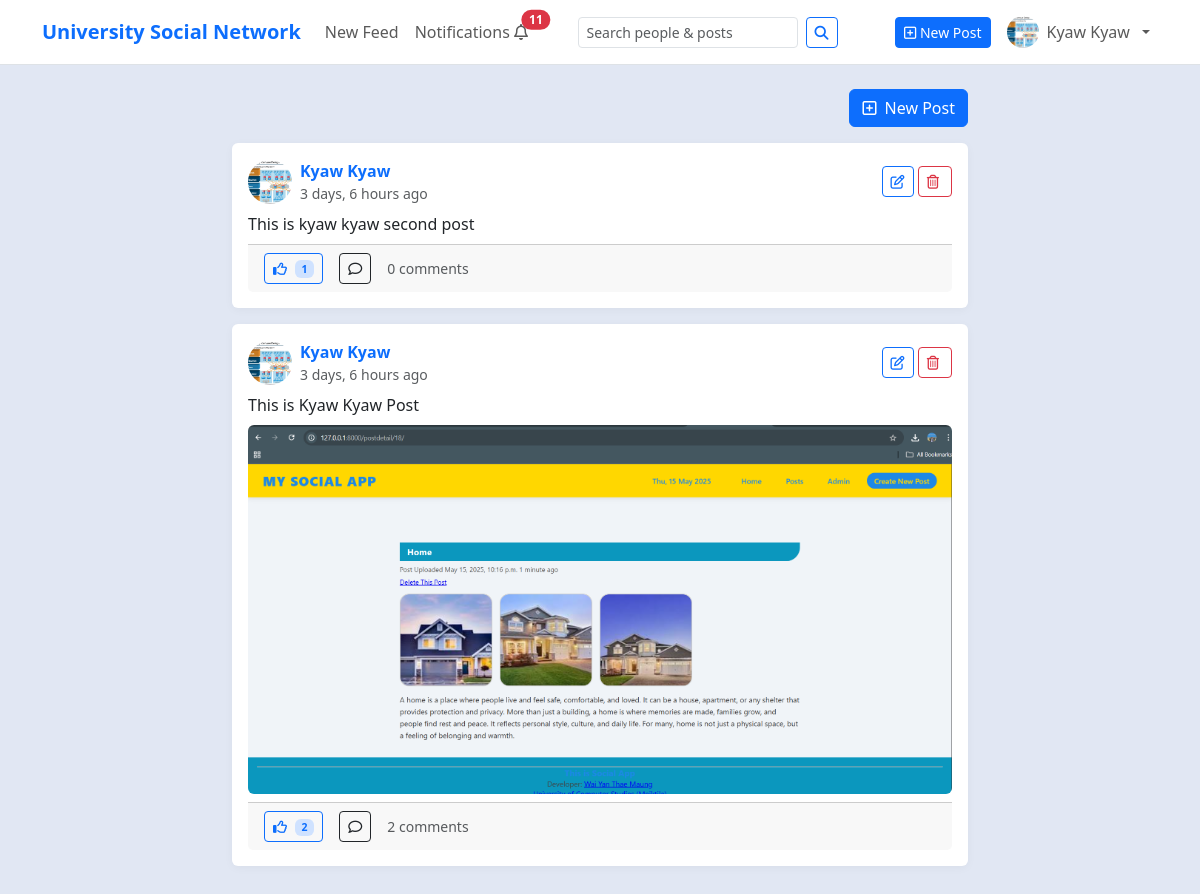
Page /posts/author/6/ (signed in) on the earlier database version.
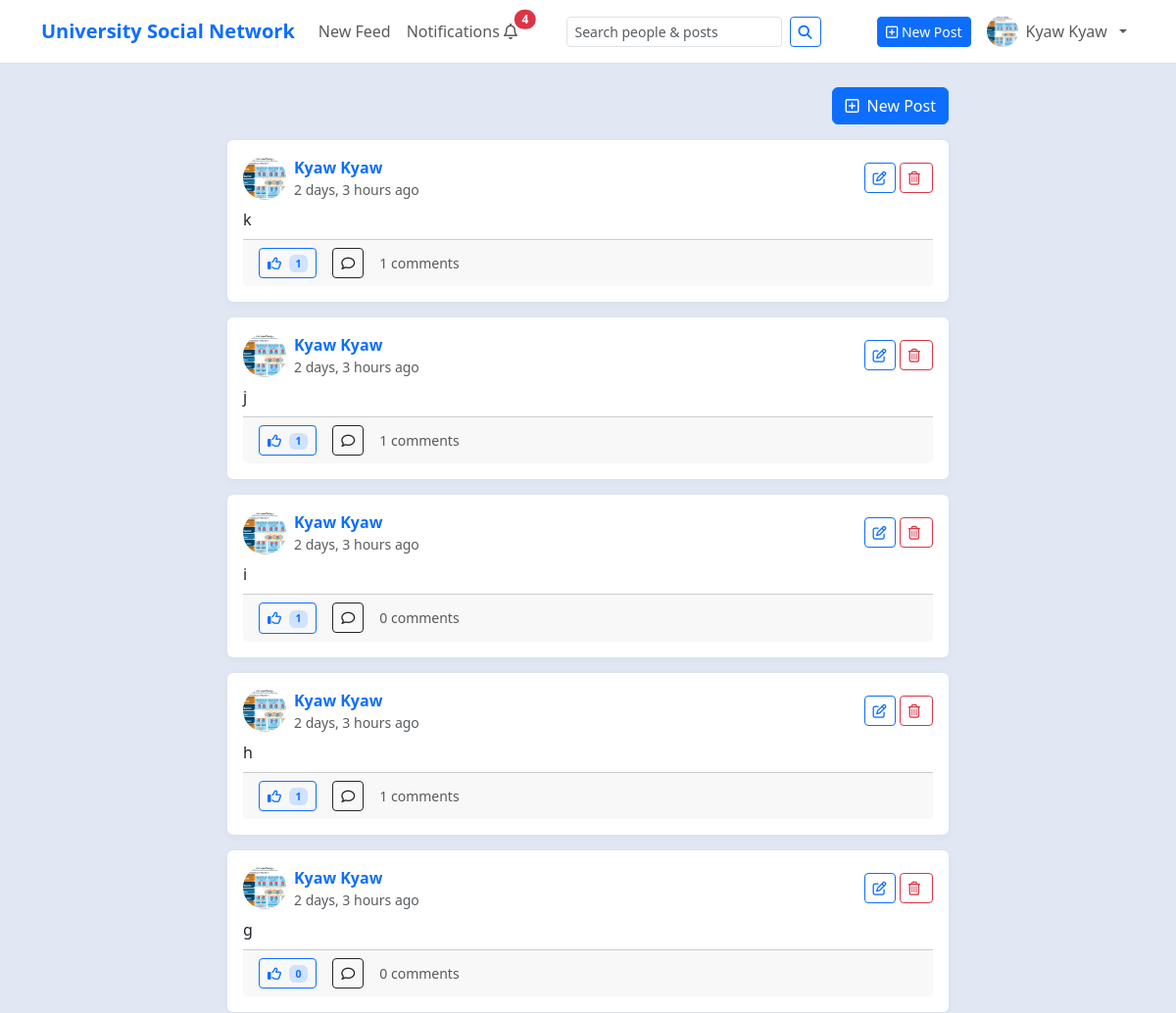
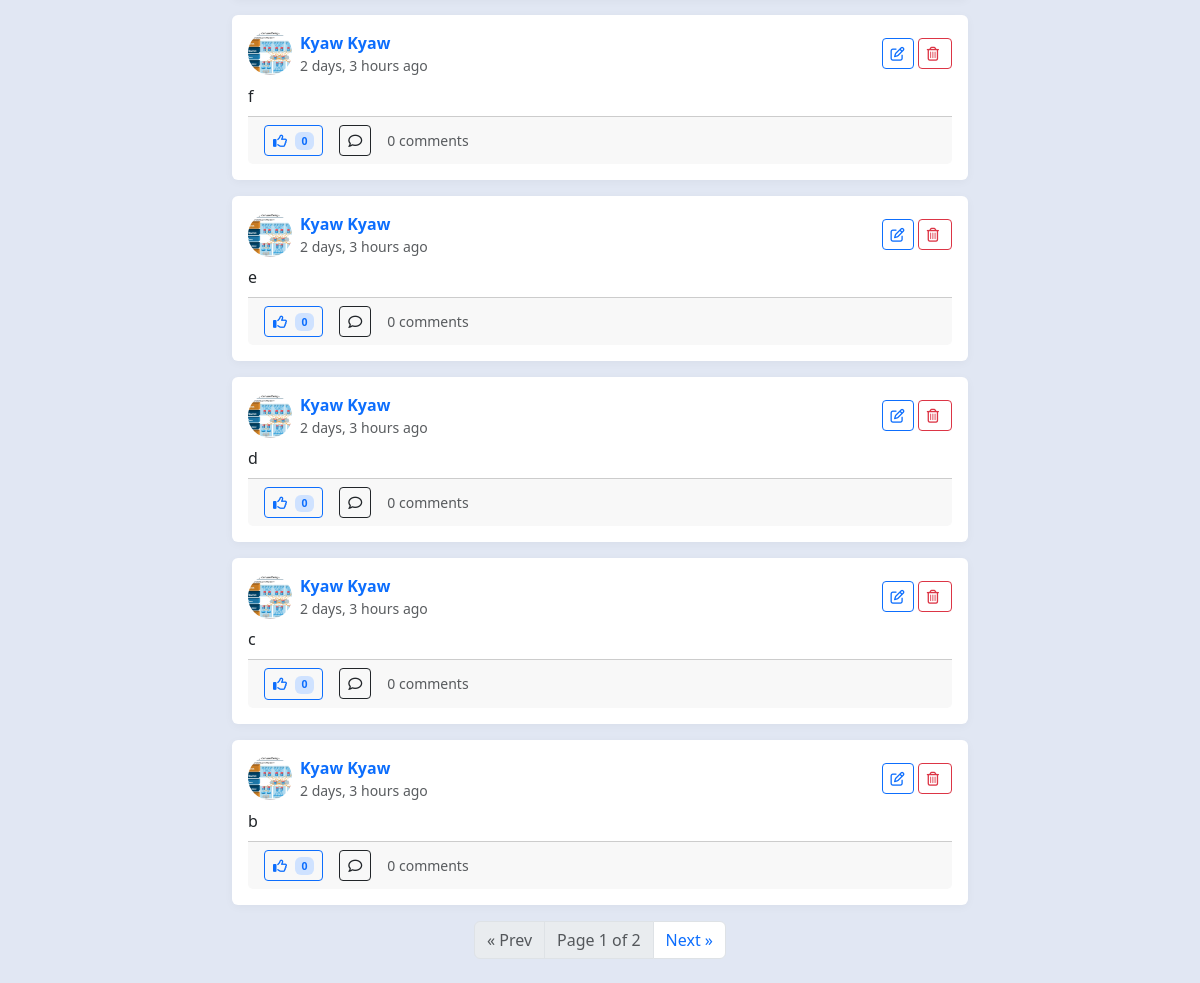
Same page on the later database version (2 pictures, top to bottom).
### myapp/models.py (models this page shows, shortened)
class Post(models.Model):
    author = models.ForeignKey(settings.AUTH_USER_MODEL, on_delete=models.CASCADE, related_name="posts")
    text = models.TextField(blank=True)
    photo = models.ImageField(upload_to='post', blank=True, null=True)
    is_edited = models.BooleanField(default=False)
    created_at = models.DateTimeField(default=timezone.now, db_index=True)
    updated_at = models.DateTimeField(auto_now=True)
    comments_count = models.PositiveIntegerField(default=0)
    likes_count = models.PositiveIntegerField(default=0)
    saves_count = models.PositiveIntegerField(default=0)
    class Meta:
        indexes = [
            models.Index(fields=["-created_at"]),
            models.Index(fields=["author", "-created_at"]),
        ]

class Profile(models.Model):
    MAJOR = [
        ('CST', 'CST'),
        ('CS',  'Computer Science (CS)'),
        ('CT',  'Computer Technology (CT)'),
    ]
    ACADEMIC_YEAR = [
        ('FIRST_YEAR',  'first year'),
        ('SECOND_YEAR', 'Second year'),
        ('THIRD_YEAR',  'Third year'),
        ('FORUTH_YEAR', 'Fourth year'),
        ('FINAL_YEAR',  'Final year'),
    ]
    user = models.OneToOneField(
        settings.AUTH_USER_MODEL,
        on_delete=models.CASCADE,
        related_name="profile",
    )
    full_name = models.CharField(max_length=150, blank=True)
    bio = models.TextField(blank=True)
    major = models.CharField(max_length=15, choices=MAJOR, blank=True, null=True)
    year = models.CharField(max_length=15, choices=ACADEMIC_YEAR, blank=True, null=True)
    roll_no = models.CharField(max_length=15, blank=True, null=True)
    photo = models.ImageField(upload_to='profile', blank=True, null=True)
    phone_no = models.CharField(max_length=15, blank=True, null=True)
    posts_count = models.PositiveIntegerField(default=0)
    followers_count = models.PositiveIntegerField(default=0)
    following_count = models.PositiveIntegerField(default=0)

### myapp/views.py (the view)
# urls.py: path("posts/author/<int:user_id>/", views.posts_by_author, name="posts-by-author"),
@login_required
def posts_by_author(request, user_id):
    qs = (
        Post.objects.select_related("author", "author__profile")
        .filter(author_id=user_id)
        .order_by("-created_at")
    )
    page_obj = _paginate(request, qs, per_page=10)
    return render(request, "social/feed.html", {"page_obj": page_obj})

### myapp/context_processors.py (called while the page is built)
def unread_notifications_count(request):
    if request.user.is_authenticated:
        c = Notification.objects.filter(recipient=request.user, is_read=False).count()
    else:
        c = 0
    return {'unread_count': c}

### myapp/views.py (called while the page is built)
def _paginate(request, queryset, per_page=10):
    page_number = request.GET.get("page", 1)
    paginator = Paginator(queryset, per_page)
    try:
        page_obj = paginator.page(page_number)
    except PageNotAnInteger:
        page_obj = paginator.page(1)
    except EmptyPage:
        page_obj = paginator.page(paginator.num_pages)
    return page_obj

### templates/social/feed.html (shortened to what this page needs)
{% extends "social/base.html" %}
{% load static %}
{% block content %}
<div class="row">
  <div class="col-lg-8 mx-auto">
    <div class="d-flex justify-content-end mb-3">
      <a class="btn btn-primary" href="{% url 'social:post-create' %}">
        <i class="fa-regular fa-square-plus me-1"></i> New Post
      </a>
    </div>
    {% for post in page_obj %}
      {% include "social/post_card.html" with post=post %}
    {% empty %}
      <div class="alert alert-info">
        No posts yet. Follow someone or create your first post!
      </div>
    {% endfor %}
    {% include "social/pagination.html" with page_obj=page_obj %}
  </div>
</div>
{% endblock %}

### templates/social/nav_bar.html (shortened to what this page needs)
{% load static %}
<nav class="navbar navbar-expand-lg navbar-light bg-white border-bottom sticky-top">
  <div class="container">
    <a class="navbar-brand fw-bold text-primary" href="{% url 'social:feed' %}">
      University Social Network
    </a>
    <div id="nav" class="collapse navbar-collapse">
      <ul class="navbar-nav me-auto">
        <li class="nav-item">
          <a class="nav-link" href="{% url 'social:feed' %}">New Feed</a>
        </li>
        <li class="nav-item">
          <a class="nav-link position-relative" href="{% url 'social:notifications' %}">
            Notifications <i class="fa-regular fa-bell"></i>
            <span id="notif-badge"
                  class="position-absolute start-100 translate-middle badge rounded-pill text-bg-danger {% if not unread_count %}d-none{% endif %}">
              {% if unread_count and unread_count > 0 %}{{ unread_count }}{% endif %}
            </span>
          </a>
        </li>
      </ul>
      <form class="d-flex me-3 my-2 my-lg-0" role="search" action="{% url 'social:search' %}" method="get">
        <input class="form-control form-control-sm me-2"
               type="search"
               name="q"
               placeholder="Search people & posts"
               value="{{ request.GET.q|default:'' }}"
               aria-label="Search">
        <button class="btn btn-sm btn-outline-primary" type="submit">
          <i class="fa-solid fa-magnifying-glass"></i>
        </button>
      </form>
      <ul class="navbar-nav ms-auto align-items-center">
        {% if request.user.is_authenticated %}
          <li class="nav-item me-2 d-none d-lg-block">
            <a class="btn btn-sm btn-primary" href="{% url 'social:post-create' %}">
              <i class="fa-regular fa-square-plus"></i> New Post
            </a>
          </li>
          <li class="nav-item dropdown">
            <a class="nav-link dropdown-toggle d-flex align-items-center gap-2" href="#" role="button"
               data-bs-toggle="dropdown" aria-expanded="false">
              {% if request.user.profile.photo %}
                <img src="{{ request.user.profile.photo.url }}"
                     alt="Avatar"
                     style="width:32px;height:32px;border-radius:50%;object-fit:cover;">
              {% else %}
                <span class="d-inline-flex align-items-center justify-content-center rounded-circle bg-secondary text-white"
                      style="width:32px;height:32px;font-size:14px;">
                  <i class="fa-solid fa-user"></i>
                </span>
              {% endif %}
              <span class="d-none d-sm-inline">
                {% firstof request.user.profile.full_name request.user.email %}
              </span>
            </a>
          </li>
        {% endif %}
      </ul>
    </div>
  </div>
</nav>

### templates/social/post_card.html (shortened to what this page needs)
{% load static %}
<div class="card mb-3" id="post-card-{{ post.id }}">
  <div class="card-body">
    <div class="d-flex align-items-center gap-2 mb-2">
      <img class="avatar"
           src="{% if post.author.profile.photo %}{{ post.author.profile.photo.url }}{% else %}{% static 'default-avatar.png' %}{% endif %}"
           alt="">
      <div>
        <a class="fw-semibold text-decoration-none" href="{% url 'social:profile-detail' post.author.id %}">
          {% with prof=post.author.profile %}
            {% if prof and prof.full_name %}
              {{ prof.full_name }}
            {% else %}
              {{ post.author.email }}
            {% endif %}
          {% endwith %}
        </a>
        <div class="text-muted small">{{ post.created_at|timesince }} ago</div>
      </div>
      <div class="ms-auto">
        {% if request.user.id == post.author_id %}
          <a class="btn btn-sm btn-outline-primary" href="{% url 'social:post-edit' post.id %}">
            <i class="fa-regular fa-pen-to-square"></i>
          </a>
          <button type="button"
                  class="btn btn-outline-danger btn-sm"
                  data-bs-toggle="modal"
                  data-bs-target="#confirmDeleteModal-{{ post.id }}">
            <i class="fa-regular fa-trash-can me-1"></i>
          </button>
        {% endif %}
      </div>
    </div>
    <a href="{% url 'social:post-detail' post.id %}" class="text-decoration-none text-body">
      {% if post.text %}
        <p class="mb-2">{{ post.text|linebreaksbr }}</p>
      {% endif %}
      {% if post.photo %}
        <img src="{{ post.photo.url }}" alt="Post image"
             class="img-fluid rounded mb-2"
             style="object-fit: cover; max-height: 500px; width: 100%;">
      {% endif %}
    </a>
    <div class="card-footer d-flex align-items-center gap-3">
      <button class="btn btn-sm {% if post.is_liked %}btn-primary{% else %}btn-outline-primary{% endif %} like-btn"
              data-id="{{ post.id }}">
        {% if post.is_liked %}
          <i class="fa-solid fa-thumbs-up me-1"></i>
        {% else %}
          <i class="fa-regular fa-thumbs-up me-1"></i>
        {% endif %}
        <span class="badge bg-primary-subtle text-primary" id="like-count-{{ post.id }}">
          {{ post.likes_count }}
        </span>
      </button>
      <a class="btn btn-sm btn-outline-dark" href="{% url 'social:post-detail' post.id %}">
        <i class="fa-regular fa-comment"></i>
      </a>
      <span class="text-muted small">{{ post.comments_count }} comments</span>
    </div>
  </div>
</div>

Differences in the rows shown:
no longer on this page (row edited): Post: author.photo (picture), author.profile.full_name "Kyaw Kyaw", created_at "3 days, 6 hours", text "This is kyaw kyaw second post", likes_count "1", comments_count "0"
no longer on this page (row edited): Post: author.photo (picture), author.profile.full_name "Kyaw Kyaw", created_at "3 days, 6 hours", text "This is Kyaw Kyaw Post", photo (picture), likes_count "2", comments_count "2"
added Post: author.photo (picture), author.profile.full_name "Kyaw Kyaw", created_at "2 days, 3 hours", text "k", likes_count "1", comments_count "1"
added Post: author.photo (picture), author.profile.full_name "Kyaw Kyaw", created_at "2 days, 3 hours", text "j", likes_count "1", comments_count "1"
added Post: author.photo (picture), author.profile.full_name "Kyaw Kyaw", created_at "2 days, 3 hours", text "i", likes_count "1", comments_count "0"
added Post: author.photo (picture), author.profile.full_name "Kyaw Kyaw", created_at "2 days, 3 hours", text "h", likes_count "1", comments_count "1"
added Post: author.photo (picture), author.profile.full_name "Kyaw Kyaw", created_at "2 days, 3 hours", text "g", likes_count "0", comments_count "0"
added Post: author.photo (picture), author.profile.full_name "Kyaw Kyaw", created_at "2 days, 3 hours", text "f", likes_count "0", comments_count "0"
added Post: author.photo (picture), author.profile.full_name "Kyaw Kyaw", created_at "2 days, 3 hours", text "e", likes_count "0", comments_count "0"
added Post: author.photo (picture), author.profile.full_name "Kyaw Kyaw", created_at "2 days, 3 hours", text "d", likes_count "0", comments_count "0"
added Post: author.photo (picture), author.profile.full_name "Kyaw Kyaw", created_at "2 days, 3 hours", text "c", likes_count "0", comments_count "0"
added Post: author.photo (picture), author.profile.full_name "Kyaw Kyaw", created_at "2 days, 3 hours", text "b", likes_count "0", comments_count "0"
Other differences:
{{ unread_count }}: "11" → "4"
{{ page_obj.number }}: (not shown) → "1"
{{ page_obj.paginator.num_pages }}: (not shown) → "2"
text now shown: "« Prev Page of Next »"
